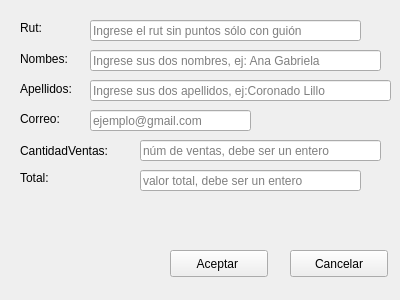
<?xml version="1.0" encoding="UTF-8"?>
<ui version="4.0">
 <class>Form</class>
 <widget class="QWidget" name="Form">
  <property name="geometry">
   <rect>
    <x>0</x>
    <y>0</y>
    <width>400</width>
    <height>300</height>
   </rect>
  </property>
  <property name="windowTitle">
   <string>Form</string>
  </property>
  <widget class="QLabel" name="label">
   <property name="geometry">
    <rect>
     <x>20</x>
     <y>20</y>
     <width>41</width>
     <height>16</height>
    </rect>
   </property>
   <property name="text">
    <string>Rut:</string>
   </property>
  </widget>
  <widget class="QLabel" name="label_2">
   <property name="geometry">
    <rect>
     <x>20</x>
     <y>50</y>
     <width>66</width>
     <height>17</height>
    </rect>
   </property>
   <property name="text">
    <string>Nombes:</string>
   </property>
  </widget>
  <widget class="QLabel" name="label_3">
   <property name="geometry">
    <rect>
     <x>20</x>
     <y>80</y>
     <width>66</width>
     <height>17</height>
    </rect>
   </property>
   <property name="text">
    <string>Apellidos:</string>
   </property>
  </widget>
  <widget class="QLabel" name="label_4">
   <property name="geometry">
    <rect>
     <x>20</x>
     <y>110</y>
     <width>66</width>
     <height>17</height>
    </rect>
   </property>
   <property name="text">
    <string>Correo:</string>
   </property>
  </widget>
  <widget class="QLabel" name="label_5">
   <property name="geometry">
    <rect>
     <x>20</x>
     <y>140</y>
     <width>111</width>
     <height>21</height>
    </rect>
   </property>
   <property name="text">
    <string>CantidadVentas:</string>
   </property>
  </widget>
  <widget class="QLabel" name="label_6">
   <property name="geometry">
    <rect>
     <x>20</x>
     <y>170</y>
     <width>41</width>
     <height>16</height>
    </rect>
   </property>
   <property name="text">
    <string>Total:</string>
   </property>
  </widget>
  <widget class="QLineEdit" name="lineEdit">
   <property name="geometry">
    <rect>
     <x>90</x>
     <y>20</y>
     <width>271</width>
     <height>21</height>
    </rect>
   </property>
   <property name="placeholderText">
    <string>Ingrese el rut sin puntos sólo con guión</string>
   </property>
  </widget>
  <widget class="QLineEdit" name="lineEdit_2">
   <property name="geometry">
    <rect>
     <x>90</x>
     <y>50</y>
     <width>291</width>
     <height>21</height>
    </rect>
   </property>
   <property name="placeholderText">
    <string>Ingrese sus dos nombres, ej: Ana Gabriela</string>
   </property>
  </widget>
  <widget class="QLineEdit" name="lineEdit_3">
   <property name="geometry">
    <rect>
     <x>90</x>
     <y>80</y>
     <width>301</width>
     <height>21</height>
    </rect>
   </property>
   <property name="placeholderText">
    <string>Ingrese sus dos apellidos, ej:Coronado Lillo</string>
   </property>
  </widget>
  <widget class="QLineEdit" name="lineEdit_4">
   <property name="geometry">
    <rect>
     <x>90</x>
     <y>110</y>
     <width>161</width>
     <height>21</height>
    </rect>
   </property>
   <property name="placeholderText">
    <string>ejemplo@gmail.com</string>
   </property>
  </widget>
  <widget class="QLineEdit" name="lineEdit_5">
   <property name="geometry">
    <rect>
     <x>140</x>
     <y>140</y>
     <width>241</width>
     <height>21</height>
    </rect>
   </property>
   <property name="placeholderText">
    <string>núm de ventas, debe ser un entero</string>
   </property>
  </widget>
  <widget class="QLineEdit" name="lineEdit_6">
   <property name="geometry">
    <rect>
     <x>140</x>
     <y>170</y>
     <width>221</width>
     <height>21</height>
    </rect>
   </property>
   <property name="placeholderText">
    <string>valor total, debe ser un entero</string>
   </property>
  </widget>
  <widget class="QPushButton" name="pushButton">
   <property name="geometry">
    <rect>
     <x>170</x>
     <y>250</y>
     <width>98</width>
     <height>27</height>
    </rect>
   </property>
   <property name="text">
    <string>Aceptar </string>
   </property>
  </widget>
  <widget class="QPushButton" name="pushButton_2">
   <property name="geometry">
    <rect>
     <x>290</x>
     <y>250</y>
     <width>98</width>
     <height>27</height>
    </rect>
   </property>
   <property name="text">
    <string>Cancelar</string>
   </property>
  </widget>
 </widget>
 <resources/>
 <connections/>
</ui>
